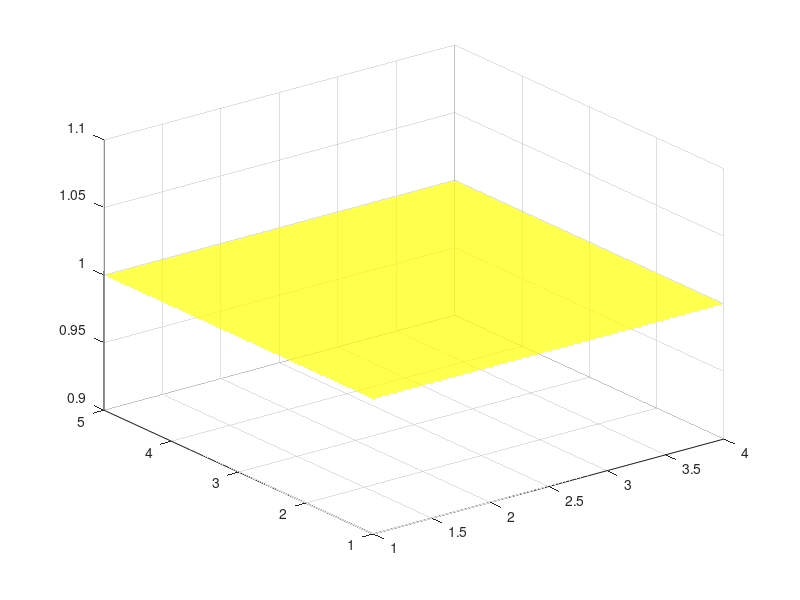

MATLAB code for this plot: (Note: this script raises an error after producing the figure.)
case1 = [483.3333333, 483, 738, 957.3333333; 694.5, 700, 752.3333333, 786.3333333; 897.3333333, 913.3333333, 1012.666667, 1158.666667; 859.3333333, 903.3333333, 964.6666667, 802.6666667; 452.333333333, 733, 736.3333333, 538];
case2 = [177, 476.3333333, 591.6666667, 316.3333333; 403.00, 571.6666667, 492, 417; 495.6666667, 662.6666667, 798.3333333, 526; 578, 610.6666667, 956.6666667, 558.33; 814.00, 697, 790.3333333, 463.3333333];
case3 = [328.6666667, 91.5, 161.5, 628.6666667; 466.5, 64.5, 171.6666667, 407.6666667; 493, 104.3333333, 159.3333333, 290.6666667; 375, 85.33333333, 212.6666667, 767; 48.33333333, 50.33333333, 73.33333333, 64.66666667];
case4 = [0.023333333, 0.023333333, 0.333333333, 7.266666667; 3.2, 2.6, 6.7, 22.75; 0.15, 0.113333333, 0.333333333, 7.40; 0.03, 0.04, 0.03, 0.016666667; 2.866666667, 0.03, 0.06, 0];



green=[0 1 0];
red=[1 0 0];
yellow=[1 1 0];


Z = ones(size(case4));
C = nan(size(case3));

C(case4 < 300) = 1;  
C(case4 >= 300 & case4 < 400) = 2; 
C(case4 >= 400) = 3;

[X,Y] = meshgrid(1:4,1:5);

% Create figure
fig = figure('Position', [100, 100, 800, 600]);
surf(X, Y, Z, C, 'FaceAlpha', 0.7, 'FaceColor', 'interp', 'EdgeColor', 'none');
colormap([red; yellow; green]);
clim([0.5 3.5]); 
colorbar('Ticks', [1, 2, 3], 'TickLabels', {'<300 lx', '>=300 lx & <400 lx', '>=400 lx'});

xlabel('X-axis');
ylabel('Y-axis');
zlabel('Illuminance (lx)');

title('Surface Graphs');
